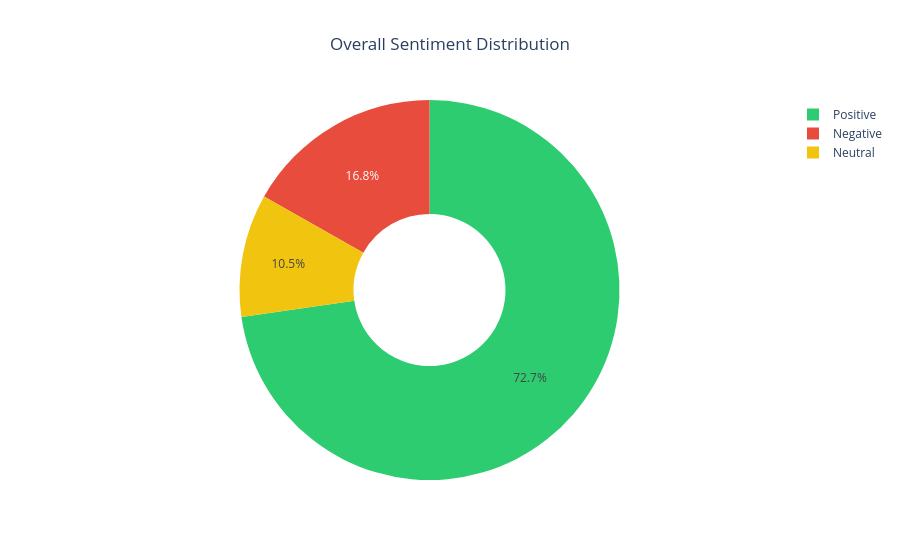

Notebook code cell kept with this figure:
### Markdown cell above
## 6. Data Visualizations

### Code cell
# Chart 1 — Sentiment Distribution
sentiment_counts = df['Sentiment_GPT'].value_counts().reset_index()
sentiment_counts.columns = ['Sentiment', 'Count']

fig = px.pie(
    sentiment_counts,
    names='Sentiment', values='Count',
    title='Overall Sentiment Distribution',
    color='Sentiment',
    color_discrete_map={'Positive': '#2ecc71', 'Neutral': '#f1c40f', 'Negative': '#e74c3c'},
    hole=0.4,
    template='plotly_white'
)
fig.update_layout(title_x=0.5)
fig.show()

### Figure 1 — Plotly figure (JSON) as saved in the notebook; plotly's stock layout.template omitted (floating-point values rounded to 4 significant figures)
{"data": [{"customdata": [["Positive"], ["Negative"], ["Neutral"]], "domain": {"x": [0, 1], "y": [0, 1]}, "hole": 0.4, "hovertemplate": "Sentiment=%{customdata[0]}<br>Count=%{value}<extra></extra>", "labels": ["Positive", "Negative", "Neutral"], "legendgroup": "", "marker": {"colors": ["#2ecc71", "#e74c3c", "#f1c40f"]}, "name": "", "showlegend": true, "type": "pie", "values": [160, 37, 23]}], "layout": {"legend": {"tracegroupgap": 0}, "title": {"text": "Overall Sentiment Distribution", "x": 0.5}}}
